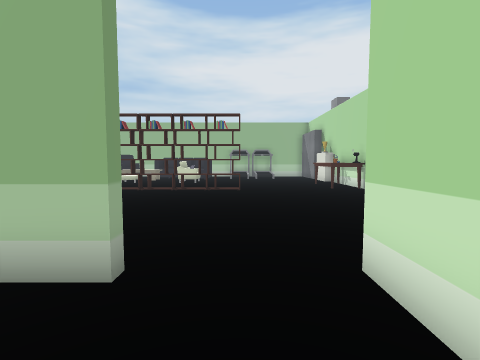
[1] (above)

21 first-person views from a walk through a scene from a Unity 3-D project. The camera is 1.3 m above the floor, tilts 4° down and sees 85° across. Doors are open. The floor is counted in squares, 1 m on a side. Each view is taken from the middle of a square. On the plan, view 1 faces up. The plan holds only what a view shows up to about 13 squares ahead; the rest is blank. The place goes on beyond the plan. The player is left out. Some animated figures are left out. Some surface patterns are stand-ins.

[2]
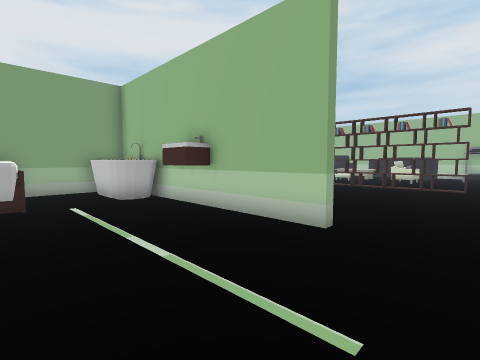

[3]
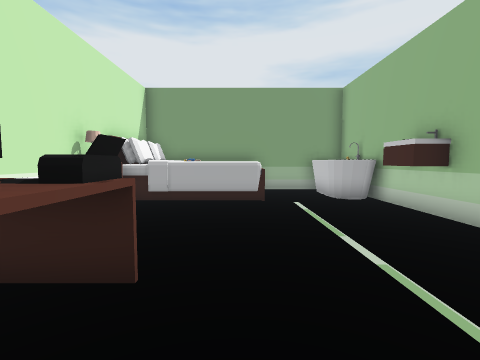

[4]
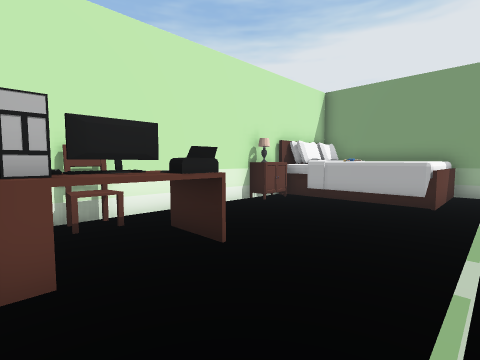

[5]
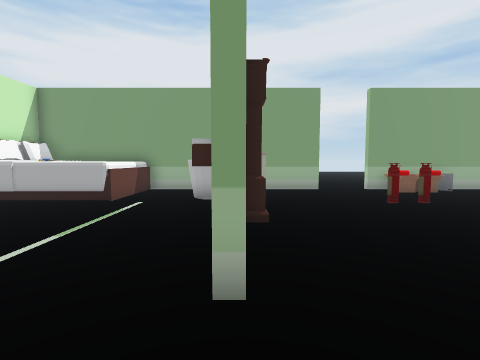

[6]
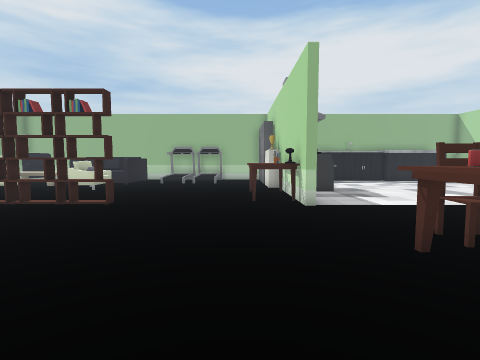

[7]
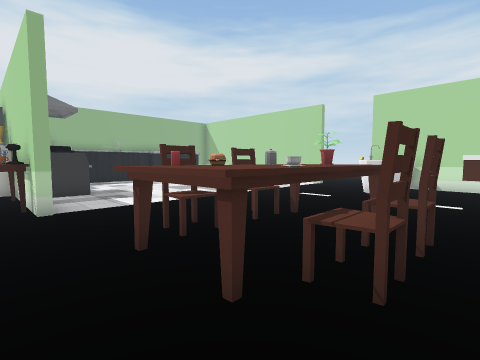

[8]
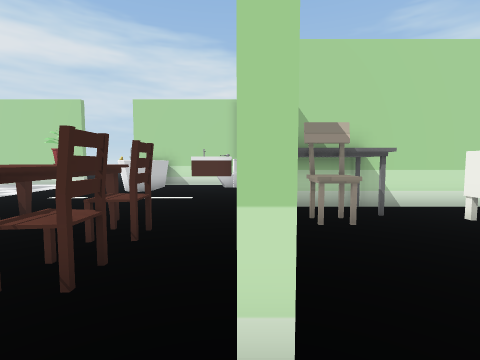

[9]
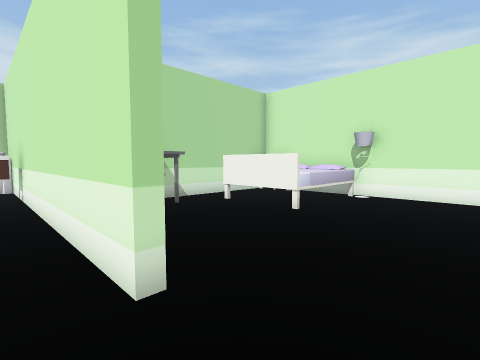

[10]
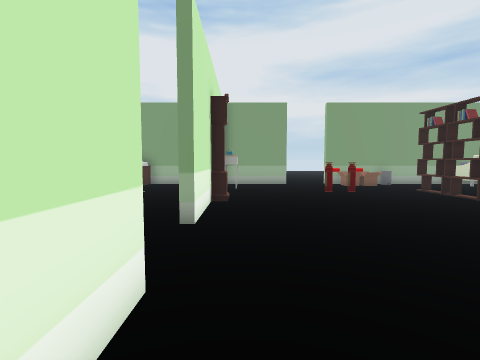

[11]
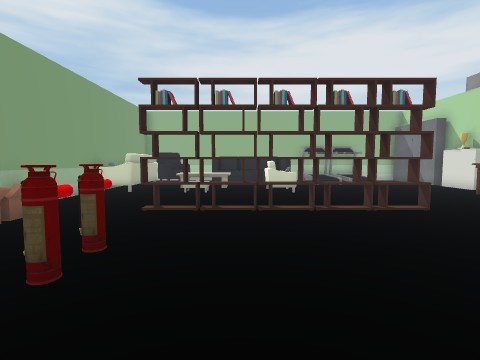

[12]
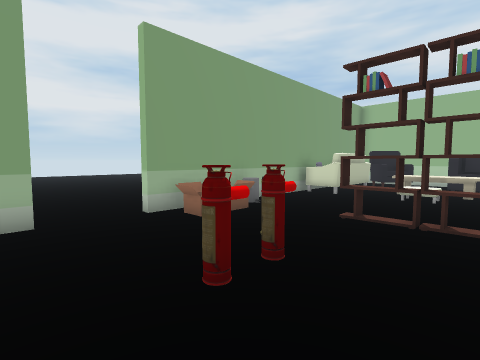

[13]
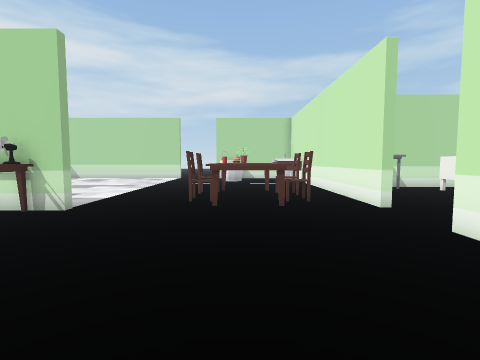

[14]
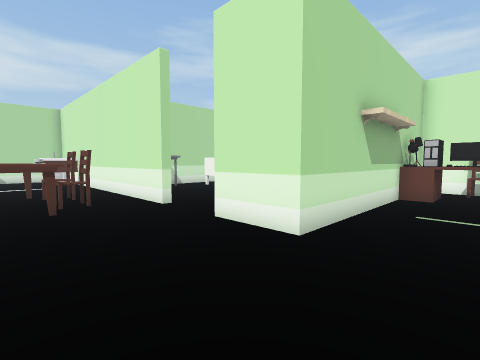

[15]
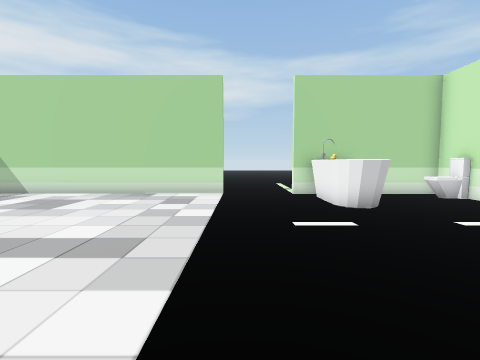

[16]
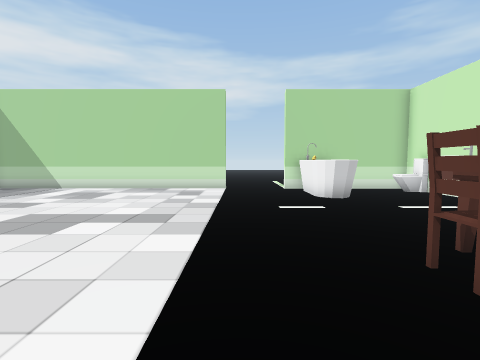

[17]
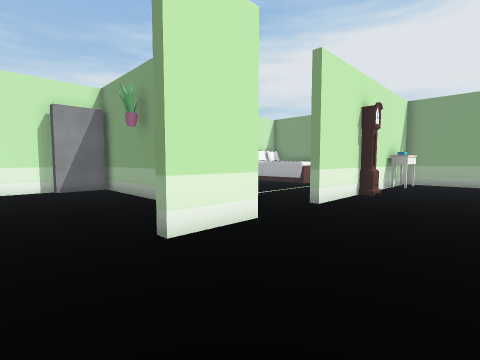

[18]
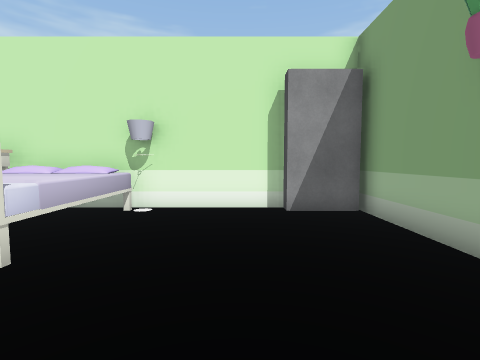

[19]
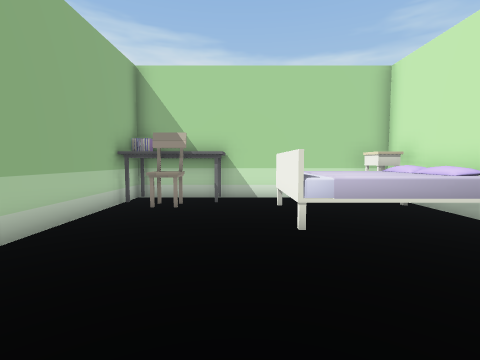

[20]
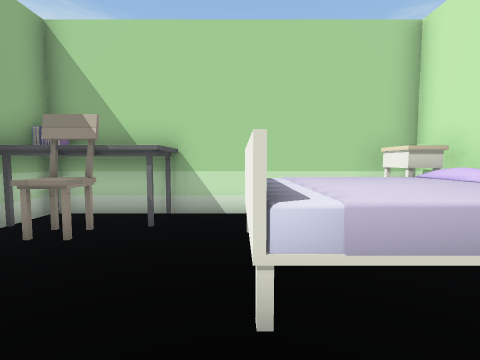

[21]
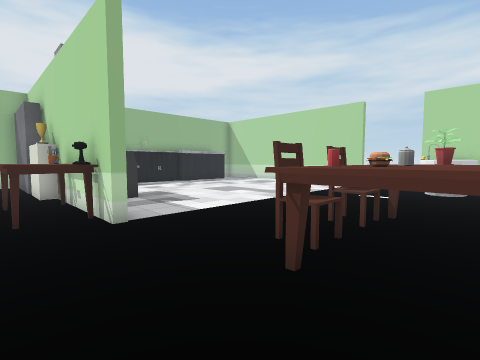

### Floor plan
Points are (right, up) in squares from view 1. A wall is a line through its corners. A room is listed if a view was taken in it or the views show most of it. See-through windows are left out.
Room 1 (views 1, 2, 3, 4, 5)
walls: (-1.4, 3.1) (-1.4, 2.7) (-11.3, 2.7) (-11.3, -0.6); (-5.5, -6.4) (-1.4, -6.4); (1.5, -2.4) (1.5, 3.1); (0.4, -6.4) (1.5, -6.4) (1.5, -5.6)
ways out: opening at (0, 3) to room 2
objects: other object (-11, -6) to (-8, -1); other object (-11, 1) to (-8, 2); other object (-7, -6) to (-6, -6); other object (-6, 2) to (-5, 2); other object (-5, 3); other object (-2, -5) to (1, -3); other object (-1, -6) to (0, -5)
Room 2 (views 6, 7, 8, 9, 10, 11, 12, 13, 14, 15, 16, 17, 18, 19, 20, 21)
walls: (6.4, 11.7) (5.9, 11.7) (5.9, 16.4); (6.4, 2.6) (6.4, 3.1) (19.5, 3.1) (19.5, 8.9); (1.5, 3.1) (3.8, 3.1) (3.8, 2.6); (1.8, -1.1) (1.8, -6.2); (-4.5, 3.1) (-1.4, 3.1); (-8.4, 3.1) (-6.4, 3.1); (19.5, 11.6) (19.5, 18.5); (4.4, -6.4) (7.5, -6.4); (-11.3, 10.5) (-11.3, 9); (-11.3, 6.7) (-11.3, 4); (12.5, -6.4) (12.5, 2.7) (6.9, 2.7); (-11.3, 15.5) (-11.3, 12.4)
ways out: opening at (0, 3) to room 1; opening at (-11.5, 8); opening at (20, 10)
objects: other object (-11, 11) to (-10, 12); other object (-11, 12); other object (-11, 16) to (-10, 18); other object (-10, 4) to (-8, 4); other object (-10, 10) to (-10, 11); other object (-8, 17) to (-6, 18); other object (-7, 8); other object (-7, 9); other object (-7, 12) to (-6, 12); other object (-5, 12); other object (-4, 12) to (-3, 12); other object (-4, 16) to (-3, 17); other object (-2, 12); other object (-1, 12) to (0, 12); other object (3, -6) to (4, -6); other object (4, 13) to (5, 15); other object (6, 17) to (6, 18); other object (7, 6) to (11, 8); other object (7, 15) to (8, 16); other object (7, 17) to (8, 18); other object (8, -6); other object (8, -6) to (11, -2); other object (8, 5); other object (8, 8) to (8, 9); other object (9, 5) to (10, 5); other object (9, 7); other object (9, 8) to (10, 9); other object (10, 1) to (11, 1); other object (11, 0) to (12, 2); other object (12, -6) to (12, -5); other object (12, 2); other object (15, 4) to (15, 5); other object (16, 7) to (19, 8); other object (18, 4) to (19, 4)

Positions as (right, up) in squares from view 1, and headings:
1: (0, 0), facing up
2: (1, -2), facing up-left
3: (1, -2), facing left
4: (1, 0), facing down-left
5: (1, 3), facing left
6: (4, 4), facing up
7: (5, 4), facing up-right
8: (5, 3), facing right
9: (4, 4), facing down-right
10: (4, 4), facing left
11: (-5, 5), facing up
12: (-5, 6), facing up-left
13: (-1, 7), facing right
14: (-1, 7), facing down-right
15: (9, 11), facing right
16: (7, 11), facing right
17: (6, 7), facing down-left
18: (5, 1), facing down
19: (3, -1), facing right
20: (6, -2), facing right
21: (4, 6), facing up-right
